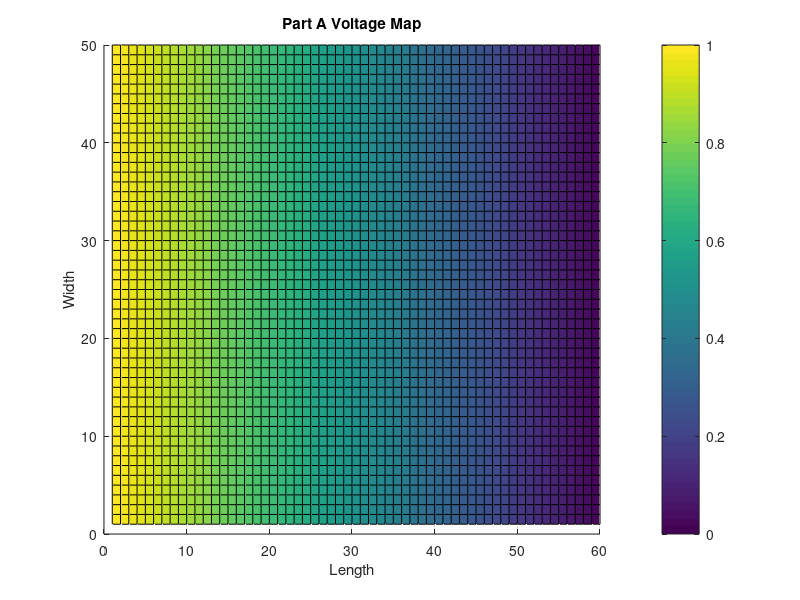

MATLAB code to generate this figure:

clear all
close all
clc
nx=60;
ny=50;

cMap=ones(ny,nx);

G = sparse(nx*ny);
B = zeros(1,nx*ny);


for i = 1:ny
    for j = 1:nx
        n = i + (j - 1) * ny;

        if j == 1
            G(n, :) = 0;
            G(n, n) = 1;
            B(n) = 1;
        elseif j == nx
            G(n, :) = 0;
            G(n, n) = 1;
        elseif i == 1
            nxm = i + (j - 2) * ny;
            nxp = i + (j) * ny;
            nyp = i + 1 + (j - 1) * ny;

            rxm = (cMap(i, j) + cMap(i , j-1)) / 2.0;
            rxp = (cMap(i, j) + cMap(i , j+1)) / 2.0;
            ryp = (cMap(i, j) + cMap(i+1, j)) / 2.0;

            G(n, n) = -(rxm+rxp+ryp);
            G(n, nxm) = rxm;
            G(n, nxp) = rxp;
            G(n, nyp) = ryp;

        elseif i ==  ny
            nxm = i + (j - 2) * ny;
            nxp = i + (j) * ny;
            nym = i - 1 + (j - 1) * ny;

            rxm = (cMap(i, j) + cMap(i , j-1)) / 2.0;
            rxp = (cMap(i, j) + cMap(i , j+1)) / 2.0;
            rym = (cMap(i, j) + cMap(i-1, j )) / 2.0;

            G(n, n) = -(rxm + rxp + rym);
            G(n, nxm) = rxm;
            G(n, nxp) = rxp;
            G(n, nym) = rym;
        else
            nxm = i + (j-2)*ny;
            nxp = i + (j)*ny;
            nym = i-1 + (j-1)*ny;
            nyp = i+1 + (j-1)*ny;

            rxm = (cMap(i, j) + cMap(i , j-1)) / 2.0;
            rxp = (cMap(i, j) + cMap(i , j+1)) / 2.0;
            rym = (cMap(i, j) + cMap(i-1, j )) / 2.0;
            ryp = (cMap(i, j) + cMap(i+1, j)) / 2.0;

            G(n,n) = -(rxm+rxp+rym+ryp);
            G(n,nxm) = rxm;
            G(n,nxp) = rxp;
            G(n,nym) = rym;
            G(n,nyp) = ryp;
        end

    end
end

V = G\B';



Vmap = zeros(ny,nx);
for i = 1:ny
    for j = 1:nx
        n = i + (j - 1) * ny;

        Vmap(i, j) = V(n);
    end
end


surf(Vmap)
view(0,90)
colorbar
title('Part A Voltage Map')
xlabel('Length')
ylabel('Width')